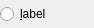
<?xml version="1.0" encoding="UTF-8"?>
<ui version="4.0">
 <class>Form</class>
 <widget class="QWidget" name="Form">
  <property name="geometry">
   <rect>
    <x>0</x>
    <y>0</y>
    <width>94</width>
    <height>28</height>
   </rect>
  </property>
  <property name="windowTitle">
   <string>Form</string>
  </property>
  <layout class="QHBoxLayout" name="horizontalLayout">
   <property name="spacing">
    <number>6</number>
   </property>
   <property name="leftMargin">
    <number>0</number>
   </property>
   <property name="topMargin">
    <number>0</number>
   </property>
   <property name="rightMargin">
    <number>0</number>
   </property>
   <property name="bottomMargin">
    <number>0</number>
   </property>
   <item>
    <widget class="QRadioButton" name="radioButton">
     <property name="sizePolicy">
      <sizepolicy hsizetype="MinimumExpanding" vsizetype="Fixed">
       <horstretch>0</horstretch>
       <verstretch>0</verstretch>
      </sizepolicy>
     </property>
     <property name="minimumSize">
      <size>
       <width>0</width>
       <height>28</height>
      </size>
     </property>
     <property name="maximumSize">
      <size>
       <width>16777215</width>
       <height>28</height>
      </size>
     </property>
     <property name="baseSize">
      <size>
       <width>0</width>
       <height>28</height>
      </size>
     </property>
     <property name="toolTip">
      <string>Activate ruin mecanism drawing</string>
     </property>
     <property name="text">
      <string>&amp;label</string>
     </property>
     <property name="autoExclusive">
      <bool>false</bool>
     </property>
    </widget>
   </item>
  </layout>
 </widget>
 <resources/>
 <connections/>
</ui>
